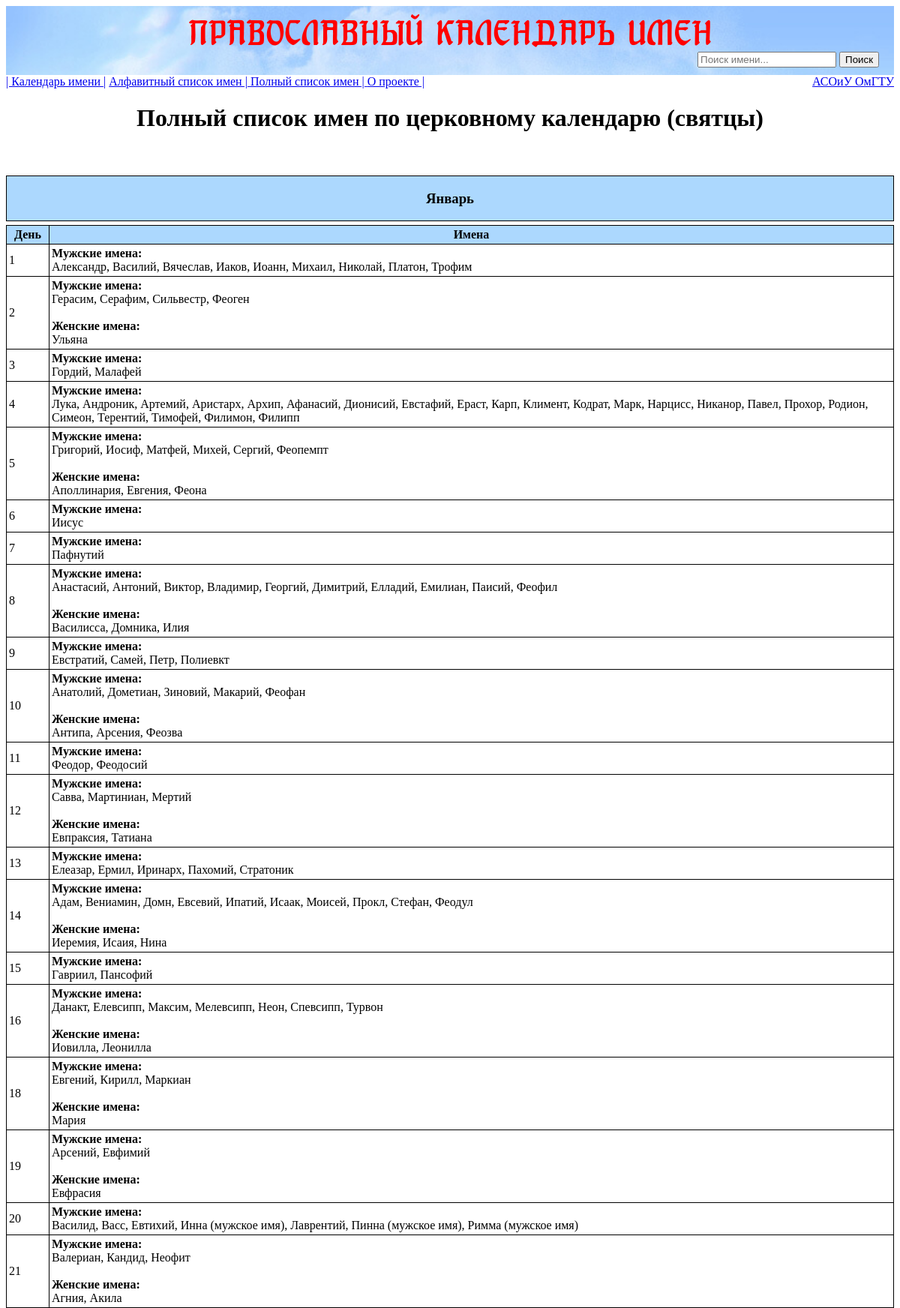
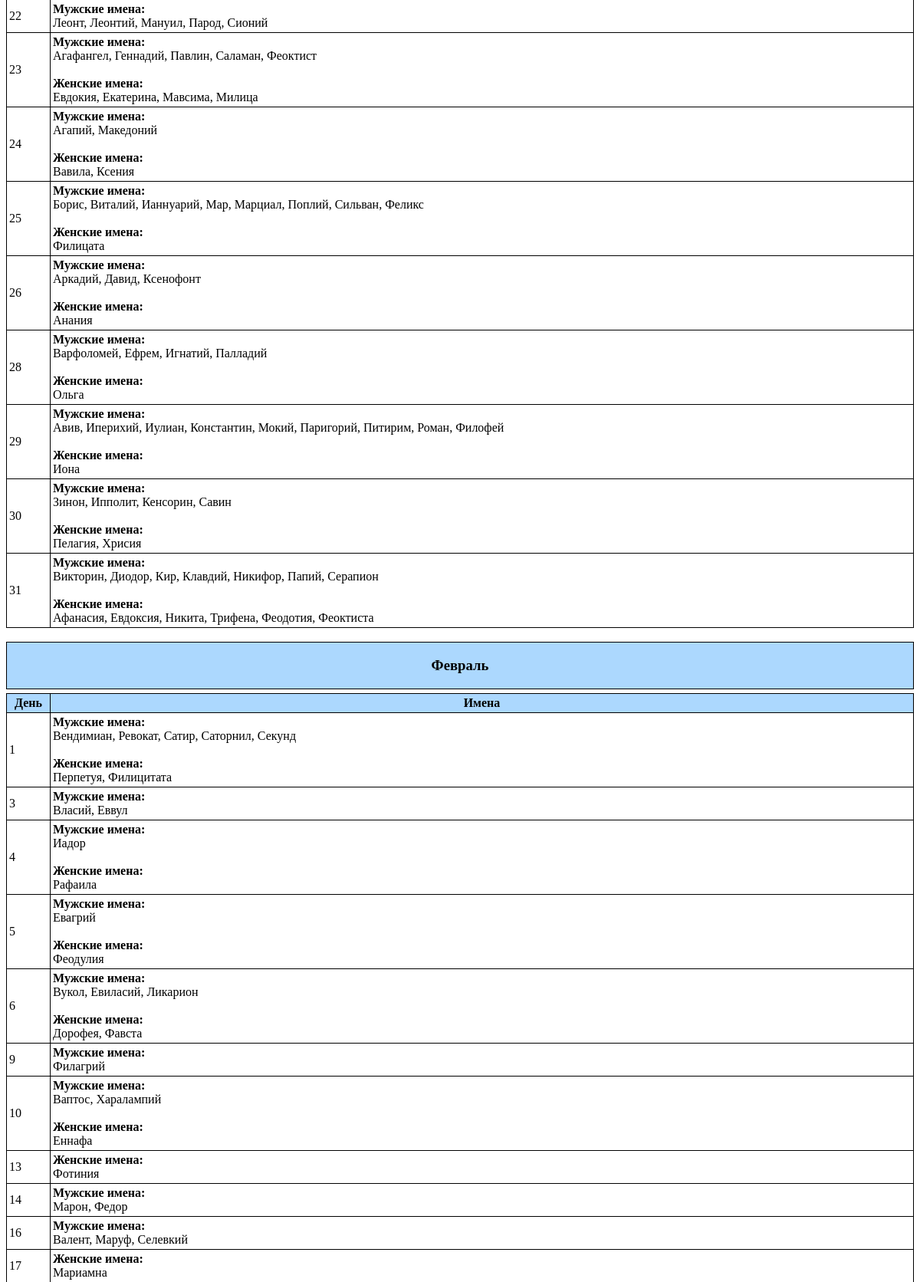
/AllNames/ (upper part), run on the app's committed database (2 pictures, top to bottom).
### svyatsy_main/DatabaseLayer/models.py (models this page shows)
class Svyatsy(models.Model):
    sex = models.TextField()
    name = models.TextField()
    description = models.TextField()
    month = models.TextField()
    day = models.IntegerField()

### svyatsy_main/PresentationLayer/views.py (the view)
# urls.py: path('AllNames/', allNames),
def allNames(request):
    allNamesByMonthsViewModel = GetAllNamesInteractor.getAllNamesGroupedByMonths()
    return render(request, 'AllNames.html', {'allNamesByMonthsViewModel': allNamesByMonthsViewModel})

### svyatsy_main/BusinessLayer/get_all_names_interactor.py (called while the page is built)
    def addNamesInMonth(self, month: str, dates2Names: dict):
        namesInMonth = NamesInMonthViewModel(month, dates2Names)
        self.__allNamesByMonths.append(namesInMonth)

    def __iter__(self):
        return self.__allNamesByMonths.__iter__()

### svyatsy_main/DatabaseLayer/db_service.py (called while the page is built)
    @staticmethod
    def getRecordsByMonth(month: str):
        svyatsyByMonth = Svyatsy.objects.filter(month=month).order_by('day')
        return svyatsyByMonth

    @staticmethod
    def isMan(sex: str):
        return sex == "man"

### templates/AllNames.html (shortened to what this page needs)
<!DOCTYPE html>
<html lang="en">
<head>
    {% load static %}
    <link rel="stylesheet" href="{% static 'css/styles.css' %}">
</head>
<body>
{% include "ceiling.html" %}
<h1 style="text-align: center">Полный список имен по церковному календарю (святцы)</h1>
<br>
{% for allNamesByMonth in allNamesByMonthsViewModel %}
    <br>
    <table style="width: 100%">
        <tr>
            <th style="padding-top:0;padding-bottom:0">
                <h3 style="text-align: center"> {{ allNamesByMonth.month }} </h3>
            </th>
        </tr>
    </table>
    <table style="margin-top: 5px; width: 100%">
        <tr>
            <th style="width: 50px">День</th>
            <th>Имена</th>
        </tr>
        {% for date, names in allNamesByMonth.dates2Names.items %}
            <tr>
                <td> {{ date }} </td>
                <td>
                    {% autoescape off %}
                        {{ names }}
                    {% endautoescape %}
                </td>
            </tr>
        {% endfor %}
    </table>
{% endfor %}
</body>
</html>

### static/css/styles.css (style rules this page uses)
TABLE { border-collapse: collapse; }
TD, TH { padding: 3px; border: 1px solid black; }
TH { background: #ACD8FE; }

### data on the page
Svyatsy: day "2", name "Мужские имена: Герасим, Серафим, Сильвестр, Феоген Женcкие имена: Ульяна"
Svyatsy: day "6", name "Мужские имена: Иисус"
Svyatsy: day "7", name "Мужские имена: Пафнутий"
Svyatsy: day "18", name "Мужские имена: Евгений, Кирилл, Маркиан Женcкие имена: Мария"
Svyatsy: day "19", name "Мужские имена: Арсений, Евфимий Женcкие имена: Евфрасия"
Svyatsy: day "25", name "Мужские имена: Борис, Виталий, Ианнуарий, Мар, Марциал, Поплий, Сильван, Феликс Женcкие имена: Филицата"
Svyatsy: day "26", name "Мужские имена: Аркадий, Давид, Ксенофонт Женcкие имена: Анания"
Svyatsy: day "28", name "Мужские имена: Варфоломей, Ефрем, Игнатий, Палладий Женcкие имена: Ольга"
Svyatsy: day "29", name "Мужские имена: Авив, Иперихий, Иулиан, Константин, Мокий, Паригорий, Питирим, Роман, Филофей Женcкие имена: Иона"
Svyatsy: day "9", name "Мужские имена: Филагрий"
Svyatsy: day "10", name "Мужские имена: Ваптос, Харалампий Женcкие имена: Еннафа"
Svyatsy: day "13", name "Женcкие имена: Фотиния"
Svyatsy: day "17", name "Женcкие имена: Мариамна"

### other printed values
{{ allNamesByMonth.month }} "Январь" "Февраль"
{{ date }} "1" "3" "4" "5" "8" "9" "10" "11" "12" "13" "14" "15" "16" "20" "21" "22" "23" "24" "30" "31" "1" "3" "4" "5" "6" "14" "16"
{{ names }} "Мужские имена: Александр, Василий, Вячеслав, Иаков, Иоанн, Михаил, Николай, Платон, Трофим" "Мужские имена: Гордий, Малафей" "Мужские имена: Григорий, Иосиф, Матфей, Михей, Сергий, Феопемпт Женcкие имена: Аполлинария, Евгения, Феона" "Мужские имена: Анастасий, Антоний, Виктор, Владимир, Георгий, Димитрий, Елладий, Емилиан, Паисий, Феофил Женcкие имена: Василисса, Домника, Илия" "Мужские имена: Евстратий, Самей, Петр, Полиевкт" "Мужские имена: Анатолий, Дометиан, Зиновий, Макарий, Феофан Женcкие имена: Антипа, Арсения, Феозва" "Мужские имена: Феодор, Феодосий" "Мужские имена: Савва, Мартиниан, Мертий Женcкие имена: Евпраксия, Татиана" "Мужские имена: Елеазар, Ермил, Иринарх, Пахомий, Стратоник" "Мужские имена: Адам, Вениамин, Домн, Евсевий, Ипатий, Исаак, Моисей, Прокл, Стефан, Феодул Женcкие имена: Иеремия, Исаия, Нина" "Мужские имена: Гавриил, Пансофий" "Мужские имена: Данакт, Елевсипп, Максим, Мелевсипп, Неон, Спевсипп, Турвон Женcкие имена: Иовилла, Леонилла" "Мужские имена: Василид, Васс, Евтихий, Инна (мужское имя), Лаврентий, Пинна (мужское имя), Римма (мужское имя)" "Мужские имена: Валериан, Кандид, Неофит Женcкие имена: Агния, Акила" "Мужские имена: Леонт, Леонтий, Мануил, Парод, Сионий" "Мужские имена: Агафангел, Геннадий, Павлин, Саламан, Феоктист Женcкие имена: Евдокия, Екатерина, Мавсима, Милица" "Мужские имена: Агапий, Македоний Женcкие имена: Вавила, Ксения" "Мужские имена: Зинон, Ипполит, Кенсорин, Савин Женcкие имена: Пелагия, Хрисия" "Мужские имена: Викторин, Диодор, Кир, Клавдий, Никифор, Папий, Серапион Женcкие имена: Афанасия, Евдоксия, Никита, Трифена, Феодотия, Феоктиста" "Мужские имена: Вендимиан, Ревокат, Сатир, Саторнил, Секунд Женcкие имена: Перпетуя, Филицитата" "Мужские имена: Власий, Еввул" "Мужские имена: Иадор Женcкие имена: Рафаила" "Мужские имена: Евагрий Женcкие имена: Феодулия" "Мужские имена: Вукол, Евиласий, Ликарион Женcкие имена: Дорофея, Фавста" "Мужские имена: Марон, Федор" "Мужские имена: Валент, Маруф, Селевкий"
